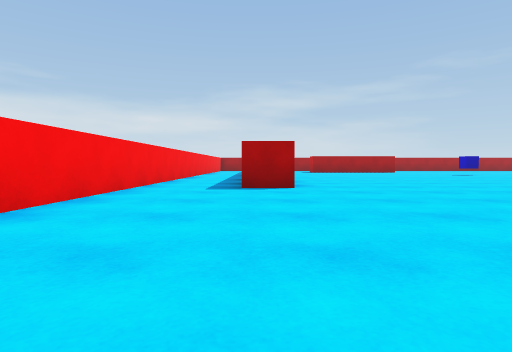
[1] (above)

21 first-person views from a walk through a Unity game level. The camera is 0.45 m above the floor, tilts 2° down and sees 75° across. The floor is counted in squares, 1 m on a side. Each view is taken from the middle of a square. On the plan, view 1 faces up. The plan holds only what a view shows up to about 9 squares ahead; the rest is blank.

[2]
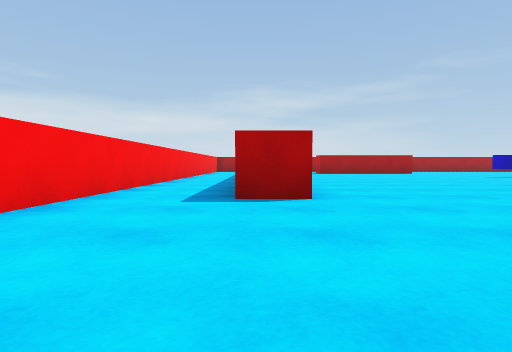

[3]
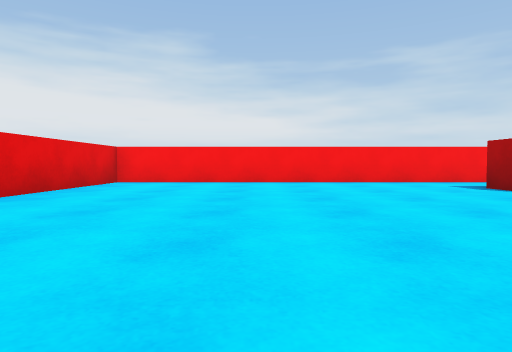

[4]
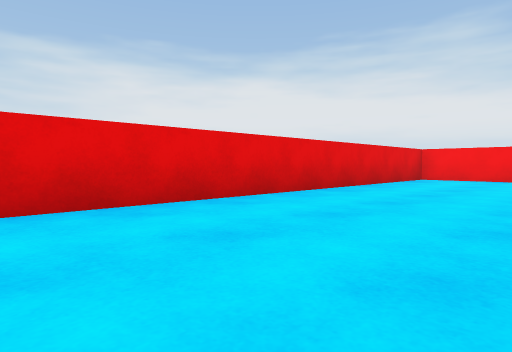

[5]
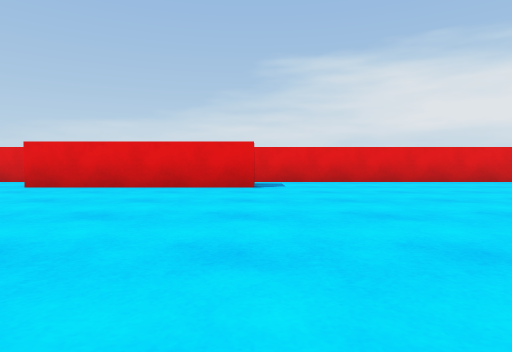

[6]
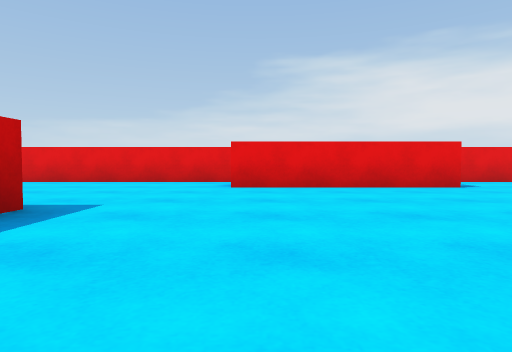

[7]
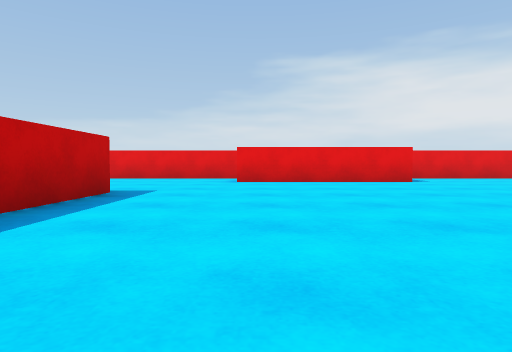

[8]
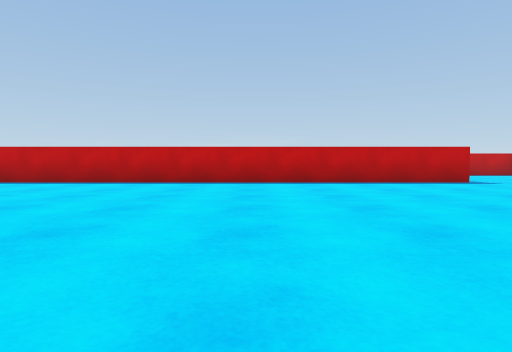

[9]
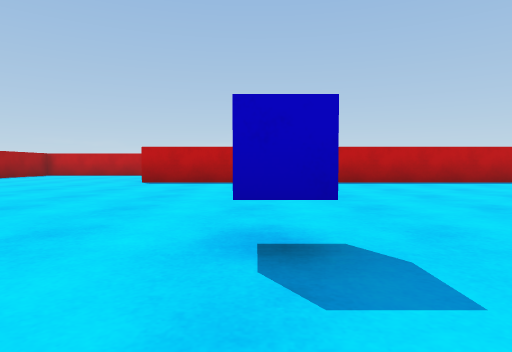

[10]
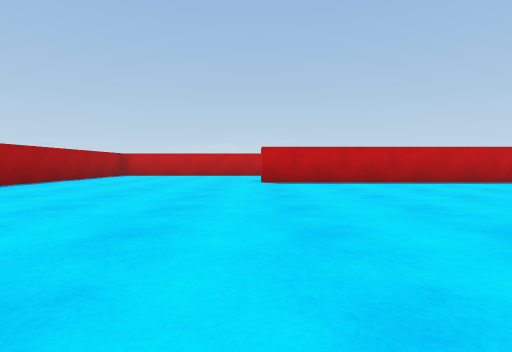

[11]
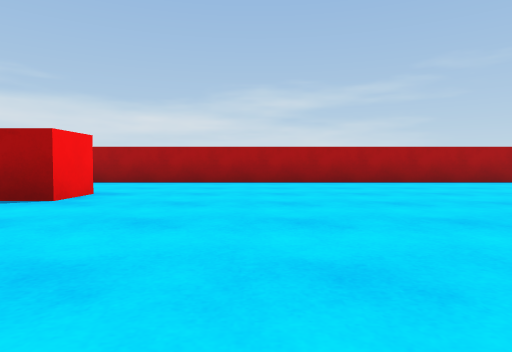

[12]
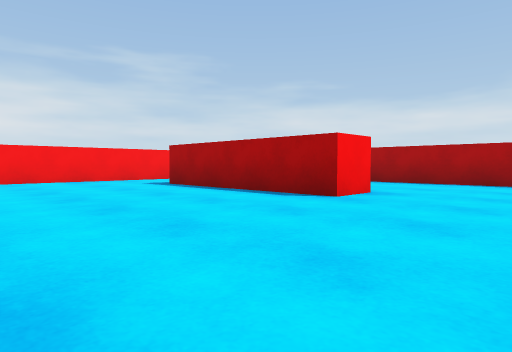

[13]
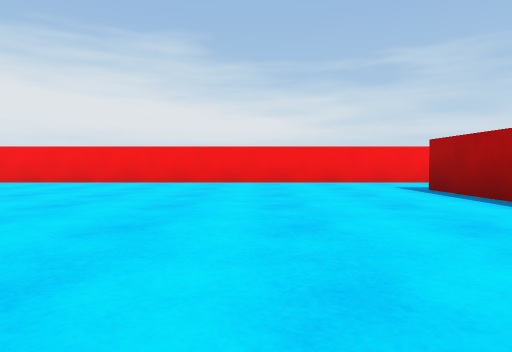

[14]
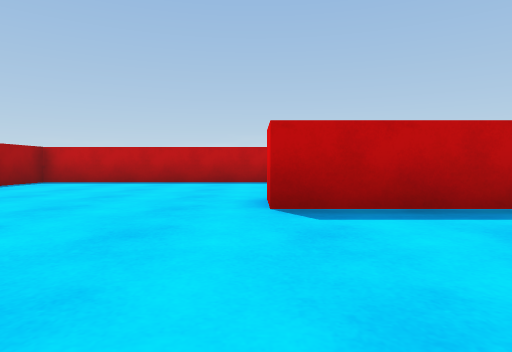

[15]
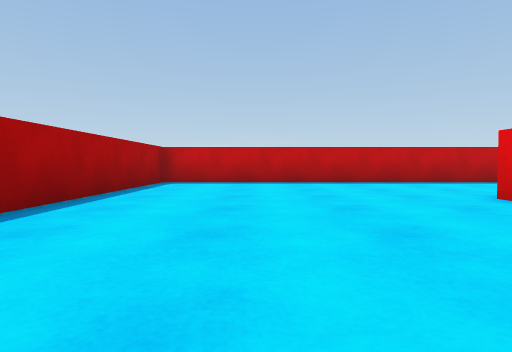

[16]
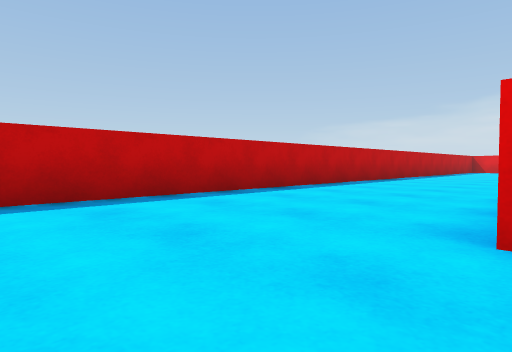

[17]
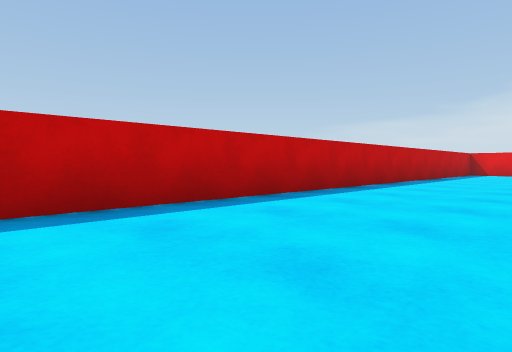

[18]
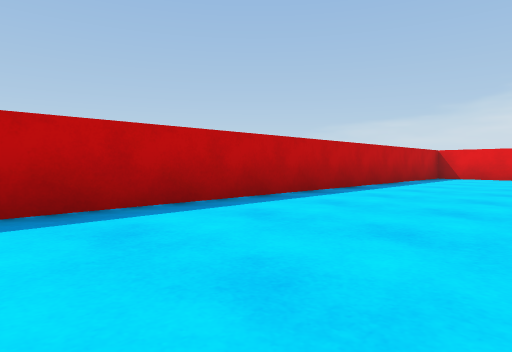

[19]
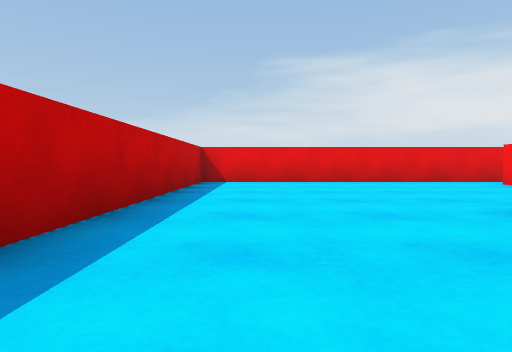

[20]
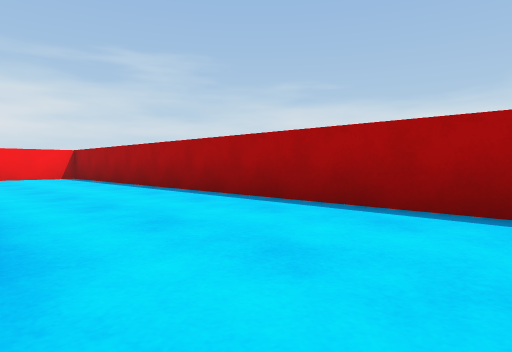

[21]
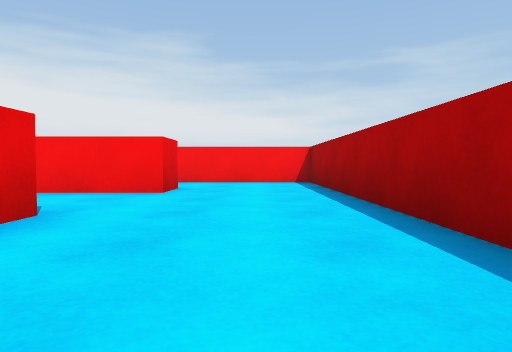

### Floor plan
Points are (right, up) in squares from view 1. A wall is a line through its corners. A room is listed if a view was taken in it or the views show most of it. See-through windows are left out.
Room 1 (views 1, 2, 3, 4, 5, 6, 7, 8, 9, 10, 11, 12, 13, 14, 15, 16, 17, 18, 19, 20, 21)
walls: (8.6, 13.5) (8.6, 14.1); (15.3, 3.6) (15.3, 16.9) (16.4, 16.9); (0.8, 6.3) (-0.4, 6.3); (7.5, 19.1) (7.5, 18.1) (3, 18.1); (9, 0.6) (13.5, 0.6); (3, 19.1) (3.5, 19.1); (-2.4, 11) (-2.4, -1.5) (9.1, -1.5); (12.6, -1.5) (20.4, -1.5) (20.4, 22.4) (-2.4, 22.4) (-2.4, 19); (-0.2, 19.5) (0.7, 19.5) (0.7, 8.6)

Where each view was taken, in squares from view 1:
view 1: 0 up, 0 right, facing up
view 2: 2 up, 0 right, facing up
view 3: 2 up, 6 right, facing left
view 4: 2 up, 8 right, facing down-left
view 5: 7 up, 9 right, facing down
view 6: 7 up, 13 right, facing down
view 7: 9 up, 13 right, facing down
view 8: 9 up, 7 right, facing right
view 9: 14 up, 7 right, facing right
view 10: 17 up, 7 right, facing right
view 11: 14 up, 10 right, facing up
view 12: 14 up, 10 right, facing up-left
view 13: 15 up, 9 right, facing left
view 14: 17 up, 12 right, facing right
view 15: 20 up, 12 right, facing right
view 16: 19 up, 16 right, facing down-right
view 17: 14 up, 17 right, facing down-right
view 18: 10 up, 17 right, facing down-right
view 19: 7 up, 19 right, facing down
view 20: 19 up, 9 right, facing up-left
view 21: 21 up, 6 right, facing left
